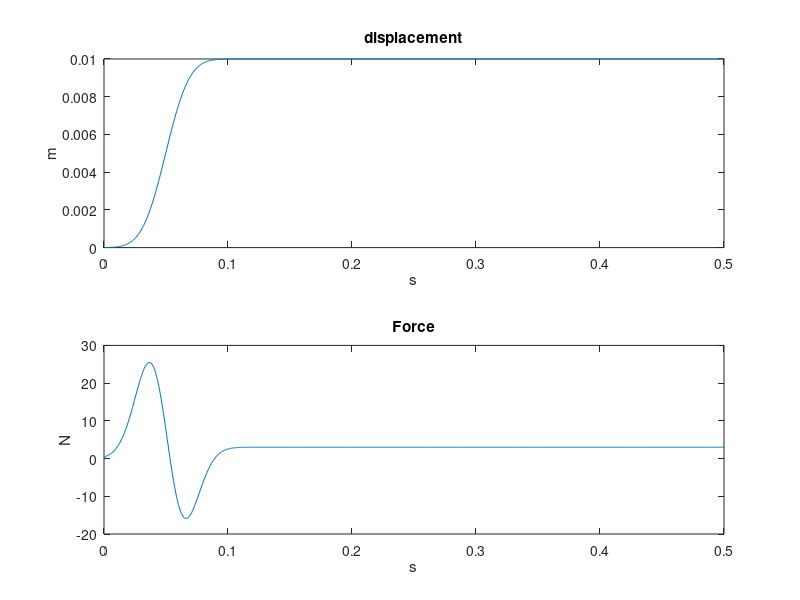
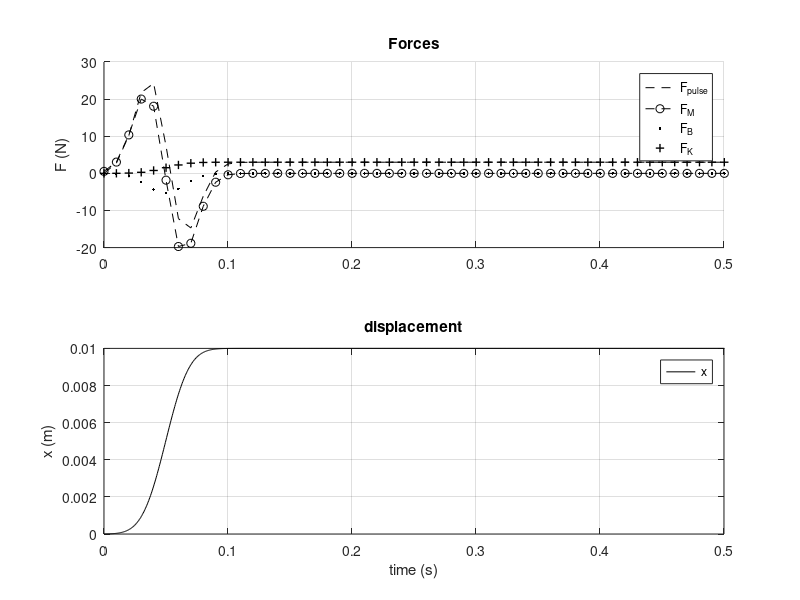

These charts were generated, in order, by the following MATLAB code: (Note: this script raises an error after producing the figures.)
% Assume a pulse was exerted on a second-order system 
% F(t) = Kx + Bx' + Mx''
close all; 
clear; clc

% build a transfer function
% wn = sqrt(k/m)
% z = B/2*sqrt(k*m)
K_parm = 300;
M_parm = 2; 
B_parm = 20;
wn = sqrt(K_parm/M_parm);
% z = B_parm/(2*sqrt(K_parm*M_parm));
% z = B_parm/(2*sqrt(K_parm*M_parm));
% [num,den] = ord2(wn,z)
% num = num; % unknown???
% den = den;
num = [M_parm B_parm K_parm];
den = 1;


G=tf(num,den) 
% create a step position pulse, whos derivative is gaussian
Fs = 2000;
t = linspace(0, 1, Fs);
dUgus = gaussmf(t,[0.015 0.05])/75.1309/100;
Ugus = cumsum(dUgus);

% y = lsim(G, Ugus, t);
yF = Ugus * K_parm + [0 diff(Ugus)*Fs]*B_parm + [0 0 diff(Ugus,2)*Fs*Fs]*M_parm; 


% % plot the displacement and corresponding force 
figure(); 
axh(1) = subplot(2,1,1);
plot(t, Ugus); 
xlabel('s'); 
ylabel('m'); 
title('displacement');
axh(2) = subplot(2,1,2);
plot(t, yF); 
xlabel('s'); 
ylabel('N'); 
title('Force');
linkaxes(axh, 'x');
xlim([0 0.5]);

% calculate the force from each component
Ud = [diff(Ugus)*Fs, 0];
Udd = [diff(Ud)*Fs, 0];
F_mass = M_parm * Udd; 
F_damp =-B_parm * Ud;
F_stff = K_parm * Ugus;

plt_idx = 1:20:length(t);
figure
axh(1) = subplot(2,1,1);
hold on
grid 
plot(t(plt_idx), yF(plt_idx), 'k--')
plot(t(plt_idx), F_mass(plt_idx), 'k--o');
plot(t(plt_idx), F_damp(plt_idx), '.k');
plot(t(plt_idx), F_stff(plt_idx), 'k+', 'linewidth', 1);
% plot(t, +(F_mass'-F_damp'+F_stff'), '.b')
legend('F_{pulse}', 'F_{M}', 'F_{B}', 'F_{K}');
% legend('F_{pulse}', 'F_{M}', 'F_{B}', 'F_{K}', 'F_{all}');
title('Forces');
ylabel('F (N)');


axh(2) = subplot(2,1,2);
plot(t, Ugus, '-k')
legend('x'); 
title('displacement');
grid
linkaxes(axh, 'x');
xlim([0 0.5]);
xlabel('time (s)');
ylabel('x (m)');
sgtitle('force and displacement');


% %% two comparations of "Human high stiffness" and "monkey low stiffness"
% 
% K_parm_alt1 = 900;
% M_parm_alt1 = 2; 
% B_parm_alt1 = 20;
% 
% K_parm_alt2 = 300;
% M_parm_alt2 = 0.2; 
% B_parm_alt2 = 20;
% 
% num = 1;
% den1 = [M_parm_alt1 B_parm_alt1 K_parm_alt1];
% den2 = [M_parm_alt2 B_parm_alt2 K_parm_alt2];
% G1 = tf(num,den1);
% G2 = tf(num,den2);
% 
% % create a gaussian force pulse
% Fs = 2000;
% t = linspace(0, 1, Fs);
% Ugus = gaussmf(t,[0.015 0.05])*15;
% y1 = lsim(G1, Ugus, t);
% y2 = lsim(G2, Ugus, t);
% 
% % calculate the force from each component
% y1d = [diff(y1)*Fs; 0];
% y1dd = [diff(y1d)*Fs; 0];
% F_mass1 = M_parm_alt1 * y1dd; 
% F_damp1 =-B_parm_alt1 * y1d;
% F_stff1 = K_parm_alt1 * y1;
% 
% y2d = [diff(y2)*Fs; 0];
% y2dd = [diff(y2d)*Fs; 0];
% F_mass2 = M_parm_alt2 * y2dd; 
% F_damp2 =-B_parm_alt2 * y2d;
% F_stff2 = K_parm_alt2 * y2;
% 
% plt_idx = 1:30:length(t);
% figure
% axh(1) = subplot(3,1,1);
% hold on
% grid 
% % plot(t(plt_idx), Ugus(plt_idx), 'k--')
% % plot(t(plt_idx), F_mass(plt_idx), 'k--o');
% % plot(t(plt_idx), F_mass1(plt_idx), 'g--o');
% % plot(t(plt_idx), F_mass2(plt_idx), 'b--o');
% plot(t(plt_idx), Ugus(plt_idx), 'k')
% plot(t(plt_idx), F_mass(plt_idx), 'k-o');
% plot(t(plt_idx), F_mass1(plt_idx), 'g-o');
% plot(t(plt_idx), F_mass2(plt_idx), 'b-o');
% 
% legend('F_{pulse}', 'F_{M}', 'F_{M}alt1', 'F_{M}alt2');
% title('Force_M');
% ylabel('F (N)');
% 
% axh(2) = subplot(3,1,2);
% hold on; 
% grid
% plot(t(plt_idx), F_stff(plt_idx), 'k--+', 'linewidth', 1);
% plot(t(plt_idx), F_stff1(plt_idx), 'g--+', 'linewidth', 1);
% plot(t(plt_idx), F_stff2(plt_idx), 'b--+', 'linewidth', 1);
% 
% % plot(t, +(F_mass'-F_damp'+F_stff'), '.b')
% legend('F_{K}', 'F_{K}alt1', 'F_{K}alt2');
% % legend('F_{pulse}', 'F_{M}', 'F_{B}', 'F_{K}', 'F_{all}');
% title('Force_K');
% ylabel('F (N)');
% 
% 
% axh(3) = subplot(3,1,3);
% hold on; 
% plot(t, y, 'k-');
% plot(t, y1, 'g-');
% plot(t, y2, 'b-');
% legend('x', 'x\_alt1', 'x\_alt2'); 
% title('displacement');
% grid
% linkaxes(axh, 'x');
% xlim([0 0.5]);
% xlabel('time (s)');
% ylabel('x (m)');
% sgtitle('force and displacement');
% 
